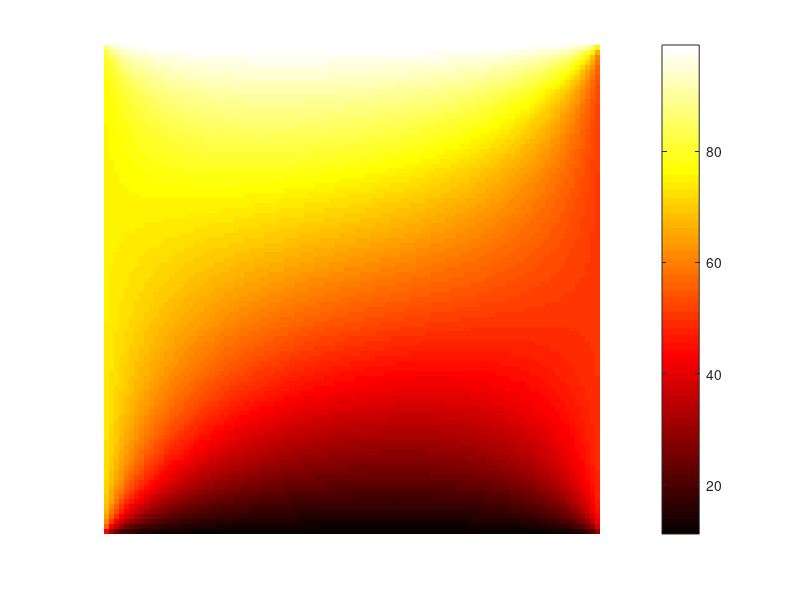

This chart was generated by the following MATLAB code:
% Original code by Sir Ric Roxas II
T_top = 100; T_bottom = 10; T_left = 75; T_right = 50;
N = 100;

xspan = linspace(0,1,N+1);
yspan = linspace(0,1,N+1);

m = length(xspan)-2;
n = length(yspan)-2; 
e = ones(m*n,1);

% Setup the A matrix
A = spdiags([e e -4*e e e],[-m -1 0 1 m],m*n,m*n);
ridx = (1:m)*n; ridx(end)=[]; A(ridx,ridx+1)=0;
lidx = (1:m)*n+1; lidx(end)=[]; A(lidx,lidx-1)=0;

% Setup the B vector
B = zeros(m*n,1);
B(1:m) = B(1:m)+T_top;
B(end-m+1:end) = B(end-m+1:end)+T_bottom;
B((1:m)*n) = B((1:m)*n)+T_right;
B(((1:m)-1)*n+1) = B(((1:m)-1)*n+1)+T_left;
B = -1*B;

% Solve the system
T = A\B;
T = reshape(T,m,n)';

% Plot results
imagesc(T); colormap('hot');
colorbar; axis off; box on;
set(gcf, 'Color', 'w');